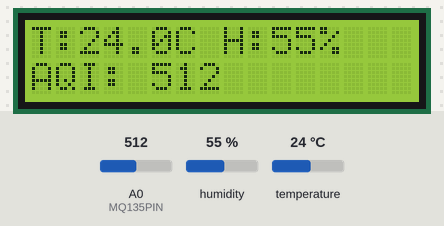
Bench run of a sketch on a simulated Arduino Uno, built with avr-gcc and run on an emulated ATmega328P. On the bench: 16×2 character LCD. The inputs (shaded band) are chosen by the test bench; at power-on: humidity 55 %, A0 (MQ135PIN) = 512, temperature 24 °C. What the sketch prints to the serial monitor is not drawn.

Above: at 1.2 s.
1.3 s: humidity set to 22 %
At 2.9 s:
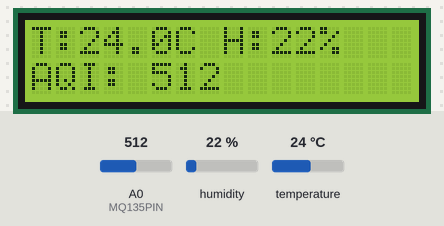
4.0 s: A0 (MQ135PIN) set to 716
At 5.0 s:
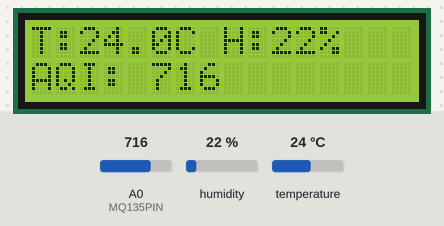
6.7 s: temperature set to 12 °C
At 9.3 s:
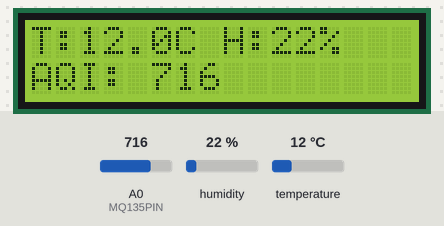
9.8 s: A0 (MQ135PIN) set to 900
At 11.4 s:
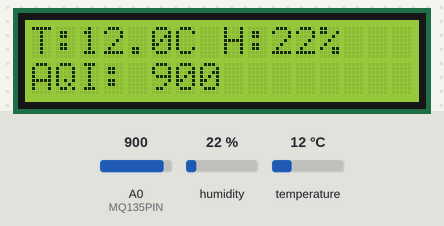
12.5 s: humidity set to 40 %
At 15.6 s:
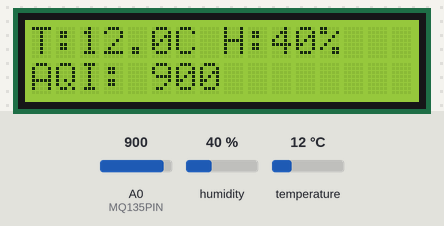
15.9 s: A0 (MQ135PIN) set to 1023
At 17.9 s:
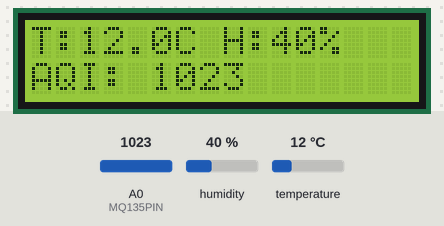
Timing chart, 0 to 19.4 s (numbered marks = the images above; inputs shaded):
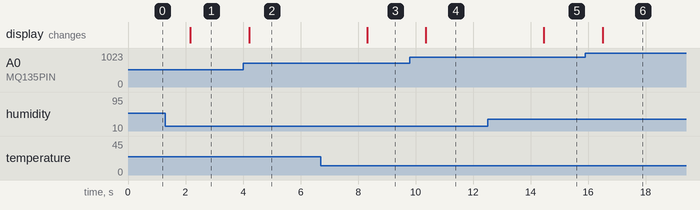

The sketch:

AQI.ino
```cpp
#include <LiquidCrystal_I2C.h>
#include <Wire.h>
#include <DHT.h>

// Pin Definitions
#define DHTPIN 2          // DHT11 sensor pin
#define DHTTYPE DHT11     // DHT11, not DHT22
#define MQ135PIN A0       // MQ135 analog output pin

// Initialize LCD and DHT
LiquidCrystal_I2C lcd(0x27, 16, 2);  // I2C address might be 0x27 or 0x3F
DHT dht(DHTPIN, DHTTYPE);

void setup() {
  lcd.begin();
  lcd.backlight();
  dht.begin();
  Serial.begin(9600);
}

void loop() {
  // Read sensors
  float temperature = dht.readTemperature();
  float humidity = dht.readHumidity();
  int mq135Value = analogRead(MQ135PIN);  // Raw CO₂/air quality value (0–1023)

  // Display on Serial Monitor
  Serial.print("Temp: "); Serial.print(temperature); Serial.print(" °C | ");
  Serial.print("Humidity: "); Serial.print(humidity); Serial.print(" % | ");
  Serial.print("Air Quality: "); Serial.println(mq135Value);

  // Display on LCD
  lcd.clear();
  lcd.setCursor(0, 0);
  lcd.print("T:");
  lcd.print(temperature, 1);
  lcd.print("C H:");
  lcd.print(humidity, 0);
  lcd.print("%");

  lcd.setCursor(0, 1);
  lcd.print("AQI: ");
  lcd.print(mq135Value);

  delay(2000);  // Update every 2 seconds
}
```

Measured:
- after the input at 1.3 s, the display: changes after 0.86 s (image 1)
- after the input at 4.0 s, the display: changes after 0.21 s (image 2)
- after the input at 6.7 s, the display: changes after 1.6 s (image 3)
- after the input at 9.8 s, the display: changes after 0.56 s (image 4)
- after the input at 12.5 s, the display: changes after 2.0 s (image 5)
- after the input at 15.9 s, the display: changes after 0.61 s (image 6)
